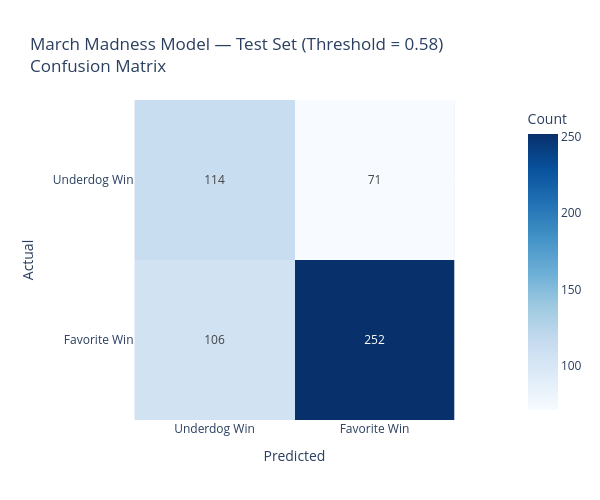

Notebook cell for this chart:
### Code cell
# Here we use a threshold of 0.5 as our basis 
THRESHOLD = 0.58

# Get the true values for the test set 
y_true = test_ag[target]
# Get the prediction by the model on the test set 
y_proba = predictor.predict_proba(test_ag.drop(columns=[target]))[1]
# If the predicted probability is greater than the threshold then we predict favorite wins (1)
# otherwise we predict underdog wins (0)
y_pred = (y_proba >= THRESHOLD).astype(int)

# Get other metrics 
auc = roc_auc_score(y_true, y_proba)
print(f"Threshold: {THRESHOLD}")
print(f"ROC AUC: {auc:.4f}\n")
print("Classification Report (Test Set):")
print(classification_report(y_true, y_pred, target_names=['Underdog Win', 'Favorite Win']))


# Build out the confusion matrix
labels = ['Underdog Win', 'Favorite Win']
cm = confusion_matrix(y_true, y_pred)
fig = px.imshow(
    cm,
    text_auto=True,               
    x=labels,                      
    y=labels,                    
    labels=dict(x="Predicted", y="Actual", color="Count"),
    color_continuous_scale='Blues',
    title=f'March Madness Model — Test Set (Threshold = {THRESHOLD})<br>Confusion Matrix'
)

fig.update_layout(width=600, height=500)
fig.show()

### Figure 1 — Plotly figure (JSON) as saved in the notebook; plotly's stock layout.template omitted (floating-point values rounded to 4 significant figures)
{"data": [{"coloraxis": "coloraxis", "hovertemplate": "Predicted: %{x}<br>Actual: %{y}<br>Count: %{z}<extra></extra>", "name": "0", "texttemplate": "%{z}", "type": "heatmap", "x": ["Underdog Win", "Favorite Win"], "xaxis": "x", "y": ["Underdog Win", "Favorite Win"], "yaxis": "y", "z": [[114, 71], [106, 252]]}], "layout": {"coloraxis": {"colorbar": {"title": {"text": "Count"}}, "colorscale": [[0, "rgb(247,251,255)"], [0.125, "rgb(222,235,247)"], [0.25, "rgb(198,219,239)"], [0.375, "rgb(158,202,225)"], [0.5, "rgb(107,174,214)"], [0.625, "rgb(66,146,198)"], [0.75, "rgb(33,113,181)"], [0.875, "rgb(8,81,156)"], [1, "rgb(8,48,107)"]]}, "height": 500, "title": {"text": "March Madness Model — Test Set (Threshold = 0.58)<br>Confusion Matrix"}, "width": 600, "xaxis": {"anchor": "y", "constrain": "domain", "domain": [0, 1], "scaleanchor": "y", "title": {"text": "Predicted"}}, "yaxis": {"anchor": "x", "autorange": "reversed", "constrain": "domain", "domain": [0, 1], "title": {"text": "Actual"}}}}
